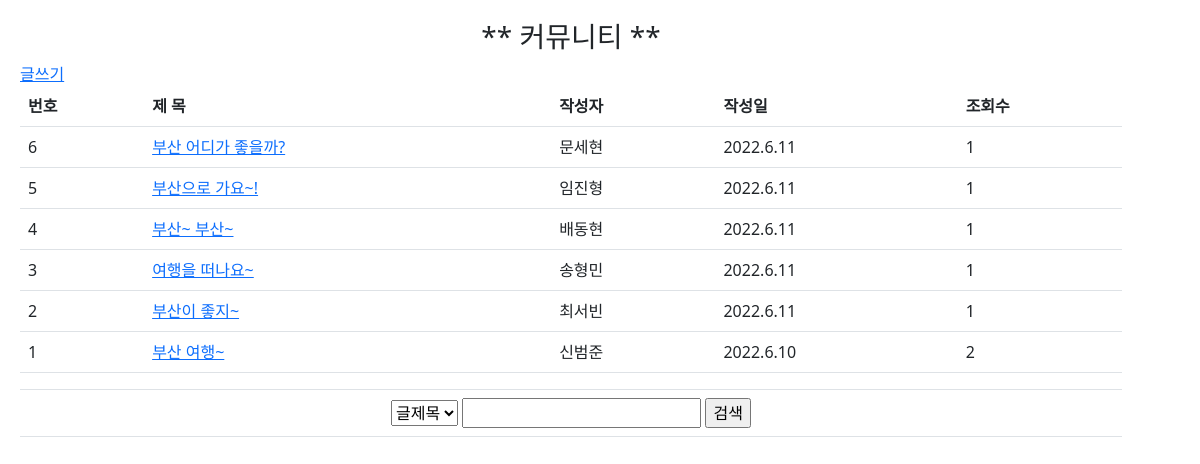
Page /board/list on the committed database.
### myboard/models.py (models this page shows)
class BoardTab(models.Model):
    name = models.CharField(max_length = 20)
    passwd = models.CharField(max_length = 20)
    mail = models.CharField(max_length = 30)
    title = models.CharField(max_length = 100)
    cont = models.TextField()
    bip = models.GenericIPAddressField()
    bdate = models.DateTimeField()
    readcnt = models.IntegerField()
    gnum = models.IntegerField()
    onum = models.IntegerField()
    nested = models.IntegerField()

### myboard/views/view1.py (the view)
# urls.py: path('list', view1.listFunc),
def listFunc(request):
    data_all = BoardTab.objects.all().order_by('-id')
    paginator = Paginator(data_all,10)
    page = request.GET.get('page')
    try:
        datas = paginator.page(page)
    except PageNotAnInteger:
        datas = paginator.page(1)
    except EmptyPage:
        datas = paginator.page(paginator.num_pages)
    return render(request, 'board.html', {'datas':datas})

### myboard/templates/board.html (shortened to what this page needs)
<!DOCTYPE html>
<html>
<head>
<link rel="stylesheet" href="https://cdn.jsdelivr.net/npm/bootstrap@5.2.0-beta1/dist/css/bootstrap.min.css"/>
</head>
<body style="margin : 20px">
<div style="width : 95%; text-align : center;">
   <h3>** 커뮤니티 **</h3>
</div>
<a href="/board/insert">글쓰기</a>
<table style="width:95%" class="table">
   <tr>
      <th>번호</th><th>제 목</th><th>작성자</th><th>작성일</th><th>조회수</th>
   </tr>
   {% if datas %}
   {% for d in datas %}
   <tr>
      <td>{{d.id}}</td>
      <td><a href="/board/content?id={{d.id}}&page={{datas.number}}">{{d.title}}</a></td>
      <td>{{d.name}}</td>
      <td>{{d.bdate.year}}.{{d.bdate.month}}.{{d.bdate.day}}</td>
      <td>{{d.readcnt}}</td>
   </tr>
   {% endfor %}
   <tr>
       <td colspan="5" style="text-align:center;">
        </td>
     {% else %}
     </tr>
     <tr>
        <td colspan="5">등록된 글이 없습니다.</td>
     </tr>
     {% endif %}
   <tr>
      <td colspan="5" style="text-align: center;">
      <form action="/board/search" method="post">{%csrf_token%}
         <select name="s_type">
            <option value="title" selected>글제목</option>
         </select>
         <input type="text" name="s_value">
         <input type="submit" value="검색">
      </form>
      </td>
   </tr>
</table>
</body>
</html>

### rows in the picture
BoardTab: id "6", title "부산 어디가 좋을까?", name "문세현", bdate.year "2022", bdate.month "6", bdate.day "11", readcnt "1"
BoardTab: id "5", title "부산으로 가요~!", name "임진형", bdate.year "2022", bdate.month "6", bdate.day "11", readcnt "1"
BoardTab: id "4", title "부산~ 부산~", name "배동현", bdate.year "2022", bdate.month "6", bdate.day "11", readcnt "1"
BoardTab: id "3", title "여행을 떠나요~", name "송형민", bdate.year "2022", bdate.month "6", bdate.day "11", readcnt "1"
BoardTab: id "2", title "부산이 좋지~", name "최서빈", bdate.year "2022", bdate.month "6", bdate.day "11", readcnt "1"
BoardTab: id "1", title "부산 여행~", name "신범준", bdate.year "2022", bdate.month "6", bdate.day "10", readcnt "2"
